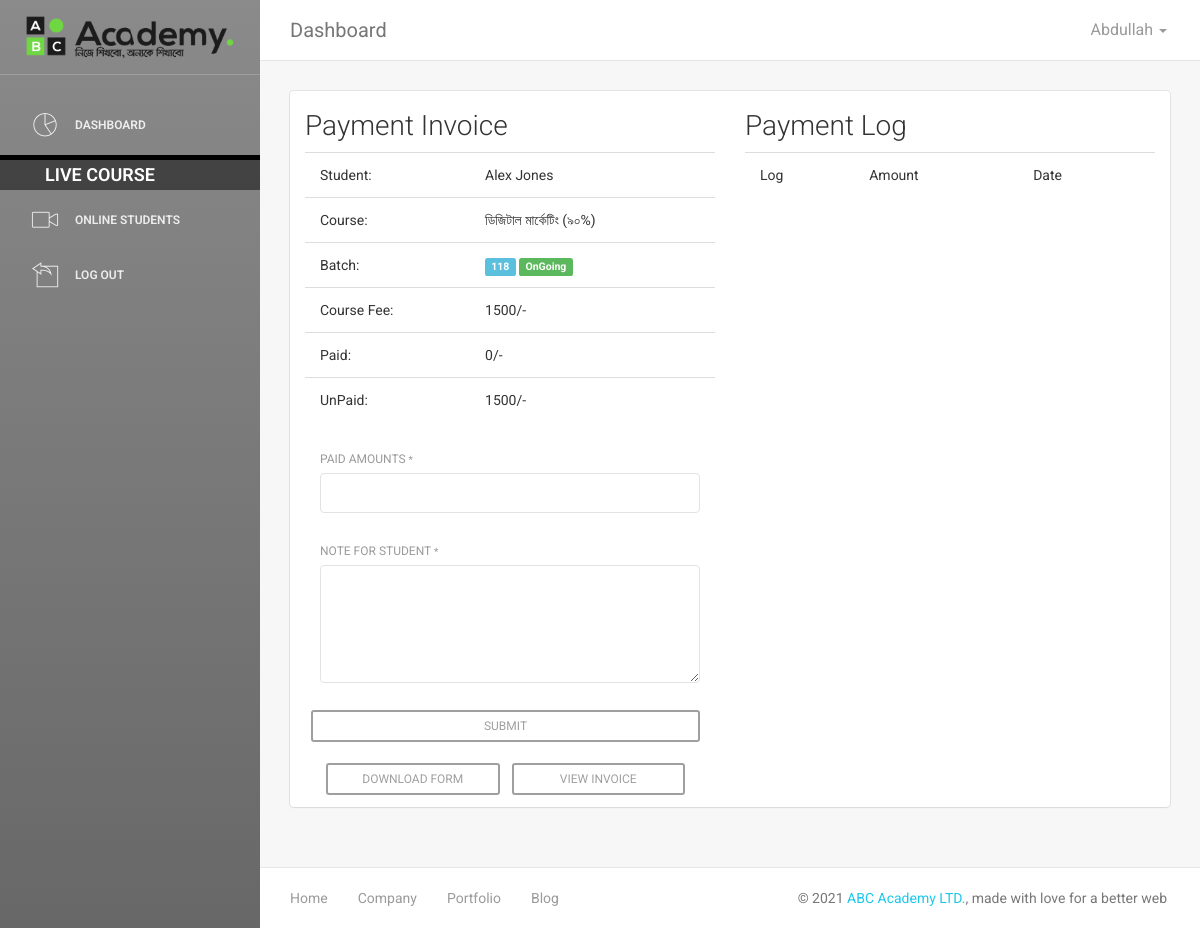
The app's page /online-academy/admin/edit-invoice.php?st=5 (signed in) with its own data.
### tables this page shows
CREATE TABLE `staff` (
  `stf_user_id` int(11) NOT NULL,
  `stf_id` varchar(20) NOT NULL,
  `stf_name` text DEFAULT NULL,
  `stf_pass` text DEFAULT NULL,
  `stf_type` int(11) DEFAULT NULL,
  `stf_phone` text DEFAULT NULL,
  `stf_email` text DEFAULT NULL,
  `stf_sex` int(11) DEFAULT NULL,
  `stf_joining_date` text DEFAULT NULL,
  `stf_facebook` text DEFAULT NULL,
  `stf_desiganation` text DEFAULT NULL,
  `stf_online_offline` int(11) NOT NULL,
  `stf_address` text DEFAULT NULL,
  `stf_notes` text DEFAULT NULL,
  `stf_discription` varchar(500) DEFAULT NULL,
  `stf_photo` text DEFAULT NULL
);

CREATE TABLE `online_students` (
  `st_id` int(11) NOT NULL,
  `st_name` text DEFAULT NULL,
  `st_father_name` text DEFAULT NULL,
  `st_mother_name` text DEFAULT NULL,
  `st_email` text DEFAULT NULL,
  `st_phone` text DEFAULT NULL,
  `st_pass` text DEFAULT NULL,
  `st_join_date` text DEFAULT NULL,
  `st_join_day` text DEFAULT NULL,
  `st_join_month` text DEFAULT NULL,
  `st_join_year` text DEFAULT NULL,
  `st_address` text DEFAULT NULL,
  `st_division` text DEFAULT NULL,
  `st_region` text DEFAULT NULL,
  `st_db` text DEFAULT NULL,
  `st_nid` text DEFAULT NULL,
  `st_course_name` text DEFAULT NULL,
  `st_course_duration` text DEFAULT NULL,
  `st_time_shdl` text NOT NULL,
  `st_it_firm` text NOT NULL,
  `st_course_result` int(11) DEFAULT NULL,
  `st_sex` int(11) DEFAULT NULL,
  `st_note` text DEFAULT NULL,
  `st_batch_number` int(11) DEFAULT NULL,
  `st_facebook` text DEFAULT NULL,
  `st_payment_method` text DEFAULT NULL,
  `st_payment_paid` int(11) DEFAULT NULL,
  `st_payment_fullpaid` int(11) DEFAULT NULL,
  `st_payment_status` int(11) DEFAULT NULL,
  `st_payment_invoice` int(11) DEFAULT NULL,
  `st_education` text DEFAULT NULL,
  `st_certificate` text DEFAULT NULL,
  `st_registration_number` int(15) DEFAULT NULL,
  `st_reference_name` text DEFAULT NULL,
  `st_photo` text DEFAULT NULL
);

CREATE TABLE `online_courses` (
  `oc_id` int(11) NOT NULL,
  `oc_name` text DEFAULT NULL,
  `oc_name_short` text DEFAULT NULL,
  `oc_short_discription` varchar(200) DEFAULT NULL,
  `oc_duration` text DEFAULT NULL,
  `oc_orginal_fee` int(11) DEFAULT NULL,
  `oc_discunt_fee` int(11) DEFAULT NULL,
  `oc_discunt_percent` text DEFAULT NULL,
  `oc_date` text DEFAULT NULL,
  `oc_status` int(11) DEFAULT NULL,
  `oc_visibility` int(11) DEFAULT NULL
);

### online-academy/connection.inc.php (called while the page is built, shortened)
<?php
$servername = "localhost";
$username = "abcacademy_usr";
$password = "=*QD@v8!+,Ln";
$dbname = "abcacademy_abcdb";
$con = mysqli_connect($servername, $username, $password, $dbname);
$con->set_charset('utf8');
$site_link = 'https://www.abcacademy.net';
	 if(isset($_SESSION['abca_sa_signed_in']) AND $_SESSION['abca_sa_signed_in'] == true)
	{
	$queryv = mysqli_query($con,"SELECT * FROM staff  inner join
	desiganation
	on
	staff.stf_desiganation = desiganation.d_id where stf_id = '{$_SESSION['abca_sa_user_id']}'");
	while ($rowc = mysqli_fetch_array($queryv)) {
	$di_stf_name = $rowc['stf_name'];
	}
	}
?>

### online-academy/admin/edit-invoice.php (the view, shortened to what this page needs)
<?php include('header.php') ?>
        <div class="content">
            <div class="container-fluid">
                <div class="row">
                   <div class="col-12">
                        <div class="card">
                            <div class="card-body">
							<div class="row">
              <div class="col-sm-6">
              <h3 class="text-theme-colored mt-0 pt-5">Payment Invoice</h3>
             <?php
			function check_batch_fillup($batch_num,$course_id){
			global $np2con;
			$b_terget = 0;
			$status = '00';
			$query = mysqli_query($np2con,"SELECT * FROM batchs  WHERE b_name = '$batch_num' AND  b_couse = '$course_id'");
			while ($row = mysqli_fetch_array($query)) {
			$b_terget = $row['b_terget'];
			$b_status = $row['b_status'];
			}
			if(isset($b_status) AND $b_status == '0'){
			$status = 'booked';
			}else {
			$querycv = mysqli_query($np2con,"SELECT * FROM online_students   WHERE st_batch_number = '$batch_num' AND st_course_name = '$course_id' AND  (st_payment_status = '1' OR st_payment_paid > '99')");
			$admitted = mysqli_num_rows($querycv);
			if($admitted >= $b_terget){
			$status =  'booked';
			}else {
			$status = 'ongoing'	;
			}
			}
			return $status;
			}
				if(isset($_GET['st'])){
				$query = mysqli_query($np2con,"SELECT * FROM online_students INNER JOIN online_courses on online_students.st_course_name = online_courses.oc_id  WHERE st_id = '{$_GET['st']}'");
				while ($row = mysqli_fetch_array($query)) {
				$st_payment_paid = $row['st_payment_paid'];
				$st_id = $row['st_id'];
				$st_name = $row['st_name'];
				$std_reg = $row['st_registration_number'];
				$batch_num = $row['st_batch_number'];
				$oc_discunt_fee = $row['oc_discunt_fee'];
				$oc_name = $row['oc_name'];
				$oc_id = $row['oc_id'];
				$st_payment_fullpaid = $row['st_payment_fullpaid'];
				}
				}
				else {
				echo ntf('not found!',0);
				die();
				}
			  ?>
			    <?php
				$unpaid = $oc_discunt_fee-$st_payment_paid ;
			  echo '
					<table class="table">
					<tr>
					<td>Student:</td>
					<td>'.$st_name .'</td>
					</tr>
					<tr>
					<td>Course:</td>
					<td>'.$oc_name .'</td>
					</tr>
					<tr>
					<td>Batch:</td>
					<td>
					<span class="label label-info">'.$batch_num .'</span>&nbsp;';
					if(check_batch_fillup($batch_num,$oc_id) == 'ongoing'){
					echo '<span class="label label-success">OnGoing</span>';}
					else {echo '<span class="label label-danger">Booked</span>';}
					echo '</td>
					</tr>
					<tr>
					<td>Course Fee:</td>
					<td>'.$oc_discunt_fee .'/-</td>
					</tr>
					<tr>
					<td>Paid:</td>
					<td>'.$st_payment_paid .'/-</td>
					</tr>
					<tr>
					<td>UnPaid:</td>
					<td>'.$unpaid.'/-</td>
					</tr>
					</table>
					';
			  ?>
			   <form id="job_apply_form" name="job_apply_form" action="" method="post" enctype="multipart/form-data" novalidate="novalidate">
                <div class="row">
                  <div class="col-sm-12">
                    <div class="form-group">
                      <label>Paid Amounts  <?php if($st_payment_fullpaid== '1'){echo '<span class="label label-success">FullPaid</span>';   } ?> <small>*</small></label>
                      <input name="Paid" value="" type="number" required="" class="form-control" aria-required="true">
                     </div>
                  </div>
                </div>
				<div class="row">
				  <div class="col-sm-12">
               <div class="form-group">
                  <label>Note for Student <small>*</small></label>
                  <textarea name="note" class="form-control required" rows="5" placeholder="" aria-required="true"></textarea>
                </div>
                  </div>
                  </div>
   <div class="col-sm-12">
                <div class="form-group">
                  <button type="submit" name="submit" class="btn btn-block btn-dark btn-theme-colored btn-sm mt-20 pt-10 pb-10" data-loading-text="Please wait...">SUBMIT</button>
                </div>
				<div class="row">
                      <div class="col-sm-6">
                       <a href="<?php echo $site_link?>/download-form.php?st=<?php echo $st_id?>" target="_blank" class="btn btn-block btn-dark btn-theme-colored btn-sm mt-20 pt-10 pb-10 md-opjjpmhoiojifppkkcdabiobhakljdgm_doc">
					   DOWNLOAD FORM</a>
                      </div>
                      <div class="col-sm-6">
                       <a href="<?php echo $site_link?>/st-invoice.php?inv=<?php echo $std_reg?>" target="_blank" class="btn btn-block btn-dark btn-theme-colored btn-sm mt-20 pt-10 pb-10 md-opjjpmhoiojifppkkcdabiobhakljdgm_doc">
					   VIEW INVOICE</a>
                      </div>
                    </div>
                </div>
              </form>
			   </div>
			   <div class="col-sm-6">
			   <h3 class="text-theme-colored mt-0 pt-5">Payment Log</h3>
              <?php
				echo '<table class="table">';
				echo '<tr><td>Log</td><td>Amount</td><td>Date</td></tr>';
				echo '</table>';
			  ?>
			  </div>
			  </div>
							</div>
                    </div>
                   </div>
             </div>
        </div>
        </div>
<?php include('footer.php') ?>

### online-academy/admin/header.php (shortened to what this page needs)
<?php
require '../connection.inc.php';
?>
<!doctype html>
<html lang="en">
<head>
    <link href="assets/css/bootstrap.min.css" rel="stylesheet" />
    <link href="custom.css" rel="stylesheet" />
    <link href="assets/css/animate.min.css" rel="stylesheet"/>
    <link href="assets/css/light-bootstrap-dashboard.css?v=1.4.0" rel="stylesheet"/>
    <link href="assets/css/demo.css" rel="stylesheet" />
    <link href="http://maxcdn.bootstrapcdn.com/font-awesome/4.2.0/css/font-awesome.min.css" rel="stylesheet">
    <link href="assets/css/pe-icon-7-stroke.css" rel="stylesheet" />
</head>
<body>
<div class="wrapper">
   <?php include('sidebar.php')?>
    <div class="main-panel">
        <nav class="navbar navbar-default navbar-fixed">
            <div class="container-fluid">
                <div class="navbar-header">
                    <a class="navbar-brand" href="#">Dashboard</a>
                </div>
                <div class="collapse navbar-collapse">
                    <ul class="nav navbar-nav navbar-right">
                        <li class="dropdown">
                              <a href="#" class="dropdown-toggle" data-toggle="dropdown">
                                    <p>
										<?php echo $di_stf_name ?>
										<b class="caret"></b>
									</p>
                              </a>
                        </li>
                    </ul>
                </div>
            </div>
        </nav>

### records on screen
staff: stf_name "Abdullah"
online_students: st_name "Alex Jones", online_courses.oc_name "ডিজিটাল মার্কেটিং (৯০%)", st_batch_number "118", online_courses.oc_discunt_fee "1500", st_payment_paid "0"
